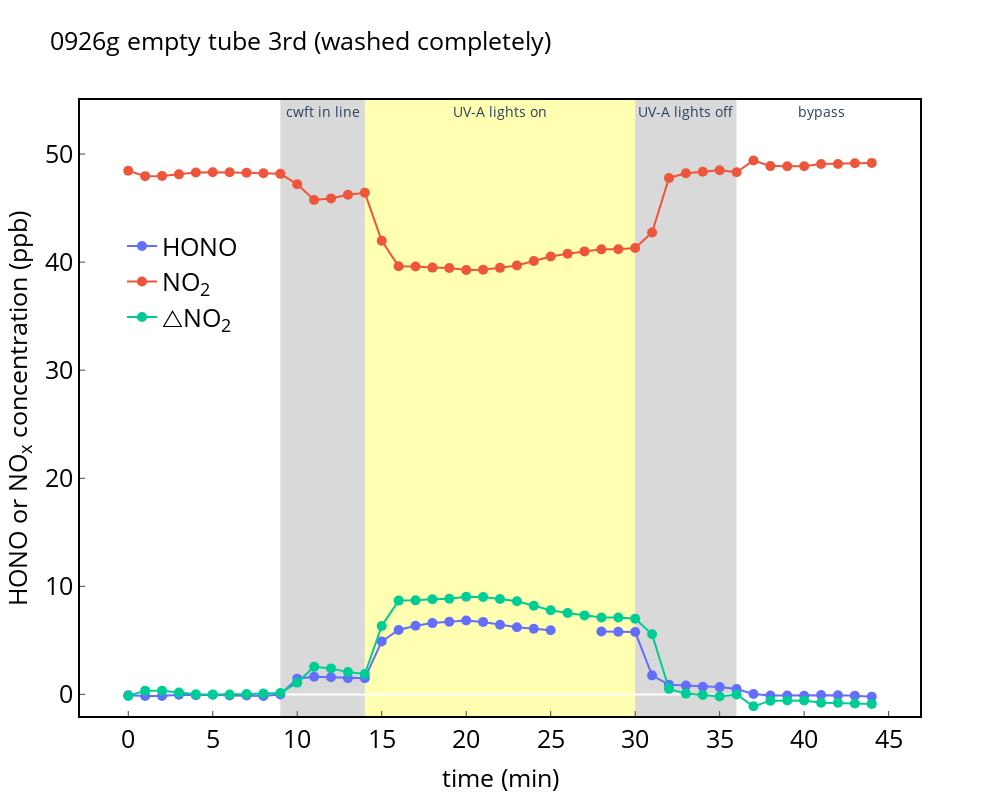

The cell this chart's notebook holds for it:
### Code cell
# df=pd.merge(pd.merge(pd.merge(df_hono_icad,df_no2_icad,on='date_time'),df_nox_t200,on='date_time'),df_rh,on='date_time')
# df=pd.merge(pd.merge(df_hono_icad,df_no2_icad,on='date_time'),df_nox_t200,on='date_time')
df=pd.merge(df_hono_icad,df_no2_icad,on='date_time')

# correct HONO background
print(df[df['date_time'] == '2023-09-26 17:59:00'])

# df.hono=df.hono-df.hono[46:76].mean()
time_start=959-10
df=df[time_start:time_start+45]
# df=df[time_start:time_start+39]

x_minutes=(df['date_time'] - df['date_time'][time_start]).dt.total_seconds().div(60).astype(int)
df['x_minutes']=x_minutes

x= df.x_minutes
# x= df.date_time

fig_1= go.Figure()
fig_1.add_trace(go.Scatter(x=x,y=df.hono-1.5,yaxis = "y1",mode='markers+lines',marker_size=10,line_width=2,name="HONO"))
fig_1.add_trace(go.Scatter(x= x,y=df.no2,yaxis = "y1",mode='markers+lines',marker_size=10,line_width=2,name="NO<sub>2</sub>"))
fig_1.add_trace(go.Scatter(x= x,y=48.3-df.no2,yaxis = "y1",mode='markers+lines',marker_size=10,line_width=2,name="△NO<sub>2</sub>"))

# fig_1.add_trace(go.Scatter(x= df.date_time,y=df.no,yaxis = "y1",mode='markers+lines',marker_size=10,line_width=2,name="NO"))
# fig_1.add_trace(go.Scatter(x= df.date_time,y=df.no+df.no2+df.hono,yaxis = "y1",mode='markers+lines',marker_size=10,line_width=2,name="no"))
fig_1.update_layout(title='0926g empty tube 3rd (washed completely)',titlefont=dict(color="black",size=25))
# fig_1.update_layout( bargap=0)
fig_1.update_layout(
  plot_bgcolor = 'white',paper_bgcolor = 'white',autosize=False,width=1000, height=800,
    xaxis=dict( title="time (min)",titlefont=dict(color="black",size=25),showline=True, mirror= True,tickfont=dict(color='black',size=25 ),linecolor="black", linewidth=2,ticks='inside'),
    yaxis=dict( title='HONO or NO<sub>x</sub> concentration (ppb)', 
               range=[-2,55],
               titlefont=dict(color="black",size=25),mirror= True,tickfont=dict(color='black',size=25 ),linecolor="black", linewidth=2,ticks='inside'),
    yaxis2=dict(title='',titlefont=dict(color="black",size=25),tickfont=dict(color="black" ,size=25),ticks='inside',anchor="free",overlaying="y", side="right", position=1, linecolor="black", linewidth=2,showticklabels = True) )
fig_1.update_layout(legend=dict(yanchor="top",y=0.8 ,xanchor="left",x=0.05,  font=dict( size=25,color="black")))
fig_1.update_layout(xaxis=dict(showgrid=False),
              yaxis=dict(showgrid=False)
)

fig_1.add_vrect(x0=9, x1=14,annotation_text="cwft in line",annotation_position="top",annotation_font_size=14,fillcolor="grey", opacity=0.3,layer="below", line_width=0)
fig_1.add_vrect(x0=14, x1=14+16,annotation_text="UV-A lights on", annotation_position="top",annotation_font_size=14,fillcolor="yellow", opacity=0.3,layer="below", line_width=0)
fig_1.add_vrect(x0=30, x1=36,annotation_text="UV-A lights off", annotation_position="top",annotation_font_size=14,fillcolor="grey", opacity=0.3,layer="below", line_width=0)
fig_1.add_vrect(x0=36 , x1=36+10,annotation_text="bypass", annotation_position="top",annotation_font_size=14,fillcolor="white", opacity=0.3,layer="below", line_width=0)

config = {'displayModeBar': True}
fig_1.show(config=config)
# fig_1.to_image('3.jpeg')

### Figure 1 — Plotly figure (JSON) as saved in the notebook; plotly's stock layout.template omitted (floating-point values rounded to 4 significant figures)
{"data": [{"line": {"width": 2}, "marker": {"size": 10}, "mode": "markers+lines", "name": "HONO", "type": "scatter", "x": [0, 1, 2, 3, 4, 5, 6, 7, 8, 9, 10, 11, 12, 13, 14, 15, 16, 17, 18, 19, 20, 21, 22, 23, 24, 25, 26, 27, 28, 29, 30, 31, 32, 33, 34, 35, 36, 37, 38, 39, 40, 41, 42, 43, 44], "y": [-0.07883, -0.1505, -0.1468, -0.02983, -0.0866, -0.036, -0.096, -0.0975, -0.1438, -0.0095, 1.455, 1.629, 1.58, 1.501, 1.502, 4.905, 5.955, 6.357, 6.595, 6.723, 6.834, 6.707, 6.439, 6.213, 6.074, 5.932, null, null, 5.812, 5.793, 5.767, 1.763, 0.883, 0.8117, 0.71, 0.674, 0.4978, 0.03383, -0.1022, -0.1043, -0.127, -0.05933, -0.07917, -0.1325, -0.2096], "yaxis": "y"}, {"line": {"width": 2}, "marker": {"size": 10}, "mode": "markers+lines", "name": "NO<sub>2</sub>", "type": "scatter", "x": [0, 1, 2, 3, 4, 5, 6, 7, 8, 9, 10, 11, 12, 13, 14, 15, 16, 17, 18, 19, 20, 21, 22, 23, 24, 25, 26, 27, 28, 29, 30, 31, 32, 33, 34, 35, 36, 37, 38, 39, 40, 41, 42, 43, 44], "y": [48.45, 47.95, 47.97, 48.12, 48.29, 48.31, 48.31, 48.27, 48.22, 48.17, 47.21, 45.75, 45.89, 46.24, 46.41, 41.97, 39.62, 39.6, 39.49, 39.46, 39.27, 39.29, 39.47, 39.68, 40.1, 40.51, 40.77, 40.99, 41.18, 41.19, 41.3, 42.74, 47.79, 48.23, 48.36, 48.49, 48.31, 49.41, 48.88, 48.86, 48.87, 49.08, 49.08, 49.15, 49.18], "yaxis": "y"}, {"line": {"width": 2}, "marker": {"size": 10}, "mode": "markers+lines", "name": "△NO<sub>2</sub>", "type": "scatter", "x": [0, 1, 2, 3, 4, 5, 6, 7, 8, 9, 10, 11, 12, 13, 14, 15, 16, 17, 18, 19, 20, 21, 22, 23, 24, 25, 26, 27, 28, 29, 30, 31, 32, 33, 34, 35, 36, 37, 38, 39, 40, 41, 42, 43, 44], "y": [-0.1512, 0.3475, 0.3328, 0.1802, 0.0085, -0.009833, -0.01, 0.03017, 0.08483, 0.1327, 1.09, 2.546, 2.405, 2.061, 1.889, 6.327, 8.677, 8.7, 8.81, 8.844, 9.033, 9.014, 8.831, 8.618, 8.201, 7.786, 7.529, 7.31, 7.119, 7.109, 6.999, 5.557, 0.5118, 0.07283, -0.05917, -0.1927, -0.008, -1.105, -0.5818, -0.564, -0.5688, -0.7765, -0.7792, -0.8482, -0.8785], "yaxis": "y"}], "layout": {"annotations": [{"font": {"size": 14}, "showarrow": false, "text": "cwft in line", "x": 11.5, "xanchor": "center", "xref": "x", "y": 1, "yanchor": "top", "yref": "y domain"}, {"font": {"size": 14}, "showarrow": false, "text": "UV-A lights on", "x": 22, "xanchor": "center", "xref": "x", "y": 1, "yanchor": "top", "yref": "y domain"}, {"font": {"size": 14}, "showarrow": false, "text": "UV-A lights off", "x": 33, "xanchor": "center", "xref": "x", "y": 1, "yanchor": "top", "yref": "y domain"}, {"font": {"size": 14}, "showarrow": false, "text": "bypass", "x": 41, "xanchor": "center", "xref": "x", "y": 1, "yanchor": "top", "yref": "y domain"}], "autosize": false, "height": 800, "legend": {"font": {"color": "black", "size": 25}, "x": 0.05, "xanchor": "left", "y": 0.8, "yanchor": "top"}, "paper_bgcolor": "white", "plot_bgcolor": "white", "shapes": [{"fillcolor": "grey", "layer": "below", "line": {"width": 0}, "opacity": 0.3, "type": "rect", "x0": 9, "x1": 14, "xref": "x", "y0": 0, "y1": 1, "yref": "y domain"}, {"fillcolor": "yellow", "layer": "below", "line": {"width": 0}, "opacity": 0.3, "type": "rect", "x0": 14, "x1": 30, "xref": "x", "y0": 0, "y1": 1, "yref": "y domain"}, {"fillcolor": "grey", "layer": "below", "line": {"width": 0}, "opacity": 0.3, "type": "rect", "x0": 30, "x1": 36, "xref": "x", "y0": 0, "y1": 1, "yref": "y domain"}, {"fillcolor": "white", "layer": "below", "line": {"width": 0}, "opacity": 0.3, "type": "rect", "x0": 36, "x1": 46, "xref": "x", "y0": 0, "y1": 1, "yref": "y domain"}], "title": {"font": {"color": "black", "size": 25}, "text": "0926g empty tube 3rd (washed completely)"}, "width": 1000, "xaxis": {"linecolor": "black", "linewidth": 2, "mirror": true, "showgrid": false, "showline": true, "tickfont": {"color": "black", "size": 25}, "ticks": "inside", "title": {"font": {"color": "black", "size": 25}, "text": "time (min)"}}, "yaxis": {"linecolor": "black", "linewidth": 2, "mirror": true, "range": [-2, 55], "showgrid": false, "tickfont": {"color": "black", "size": 25}, "ticks": "inside", "title": {"font": {"color": "black", "size": 25}, "text": "HONO or NO<sub>x</sub> concentration (ppb)"}}, "yaxis2": {"anchor": "free", "linecolor": "black", "linewidth": 2, "overlaying": "y", "position": 1, "showticklabels": true, "side": "right", "tickfont": {"color": "black", "size": 25}, "ticks": "inside", "title": {"font": {"color": "black", "size": 25}, "text": ""}}}}
